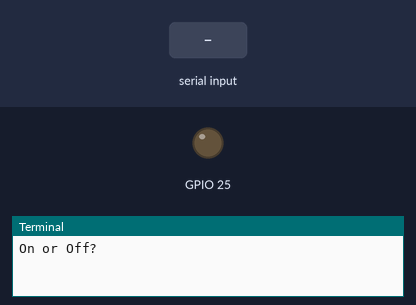
Recording of a program running on a simulated Raspberry Pi (BCM pin numbers). On the bench: output pins drawn as LEDs (lit = HIGH), the last lines printed to the terminal. The inputs (shaded band) are chosen by the test bench.

Above: at 1.2 s.
1.3 s: "On" typed at the terminal, then Enter
At 2.3 s:
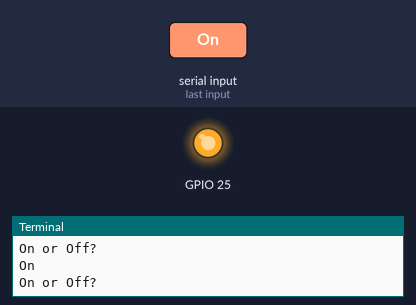
2.8 s: "Off" typed at the terminal, then Enter
At 3.4 s:
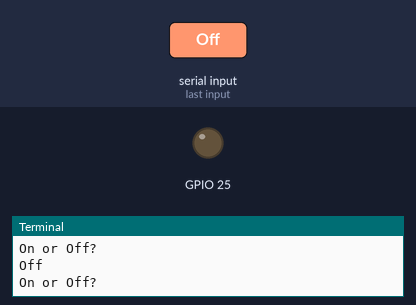
Timing chart, 0 to 5.8 s (numbered marks = the images above; inputs shaded):
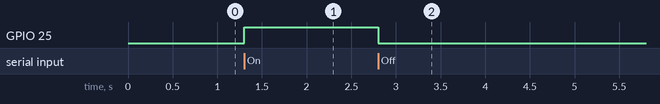

Measured:
- after the input at 1.3 s, GPIO 25: LOW → HIGH at once
- after the input at 2.8 s, GPIO 25: HIGH → LOW at once

The program:

Controlled_Output.py
```python
import pigpio
gpio = pigpio.pi()
gpio.set_mode(25, pigpio.OUTPUT)
while True:
    onOff = input("On or Off? ")
    if onOff == "On":
        gpio.write(25, 1)
    elif onOff =="Off":
        gpio.write(25, 0)
    else:
        print("Please type either \"On\" or \"Off\".")
```
